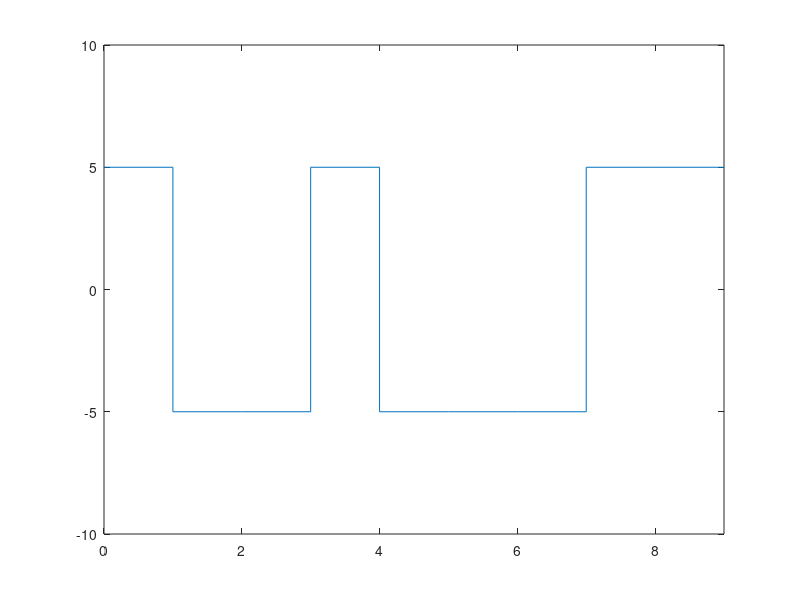

The MATLAB script that drew this image:
clear all;
bitstream=[1 0 1 1 0 0 1 0 0];
out=zeros(1,10);
out(1)=5;
outX=0:9;
index=2;
for i=1:9
    if bitstream(i)==0
        out(index)=out(index-1);
    else
        out(index)=-out(index-1);
    end
    index=index+1;
end
%bar(out,1);
figure;
stairs(outX,out);
axis([0,9,-10,10]);
